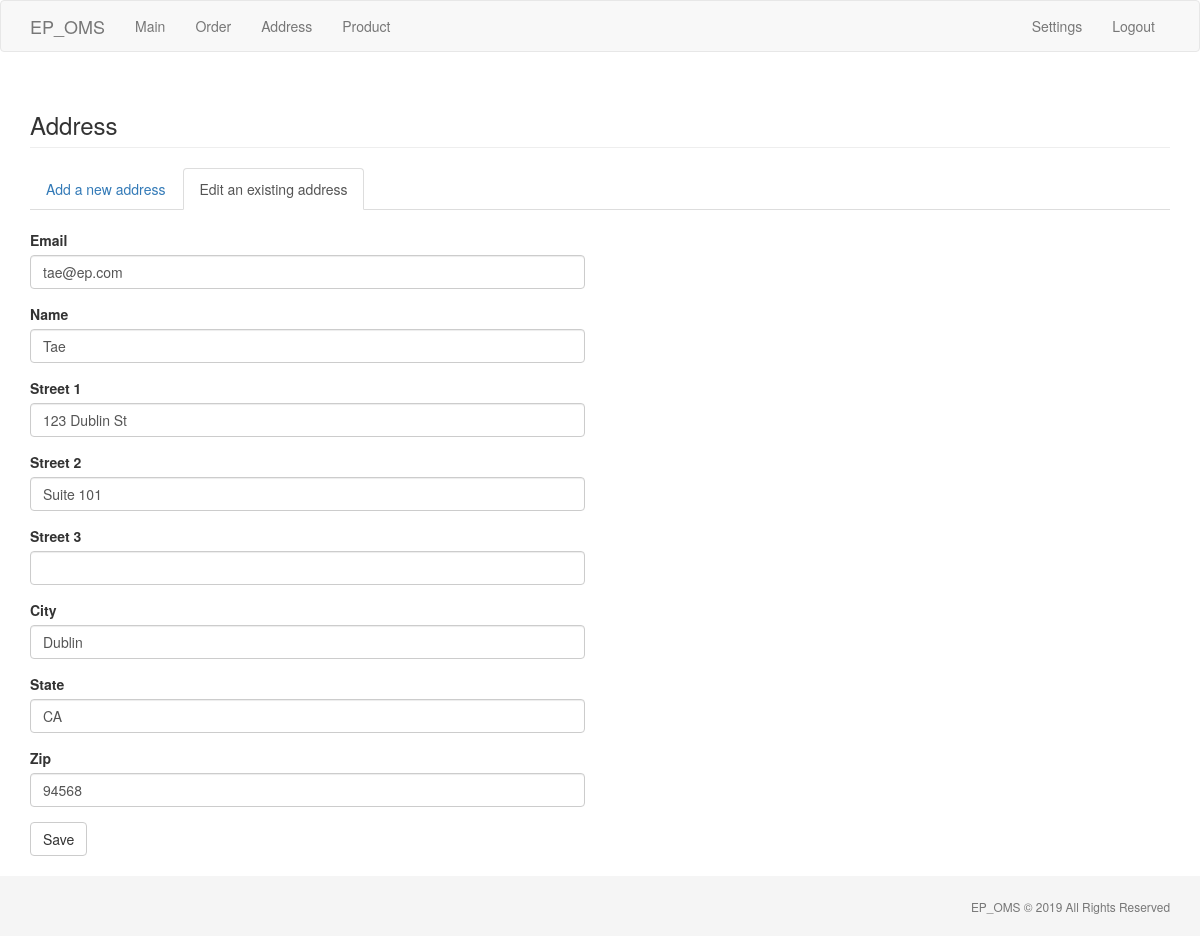
Before: /address/2/edit (signed in) with the older database file.
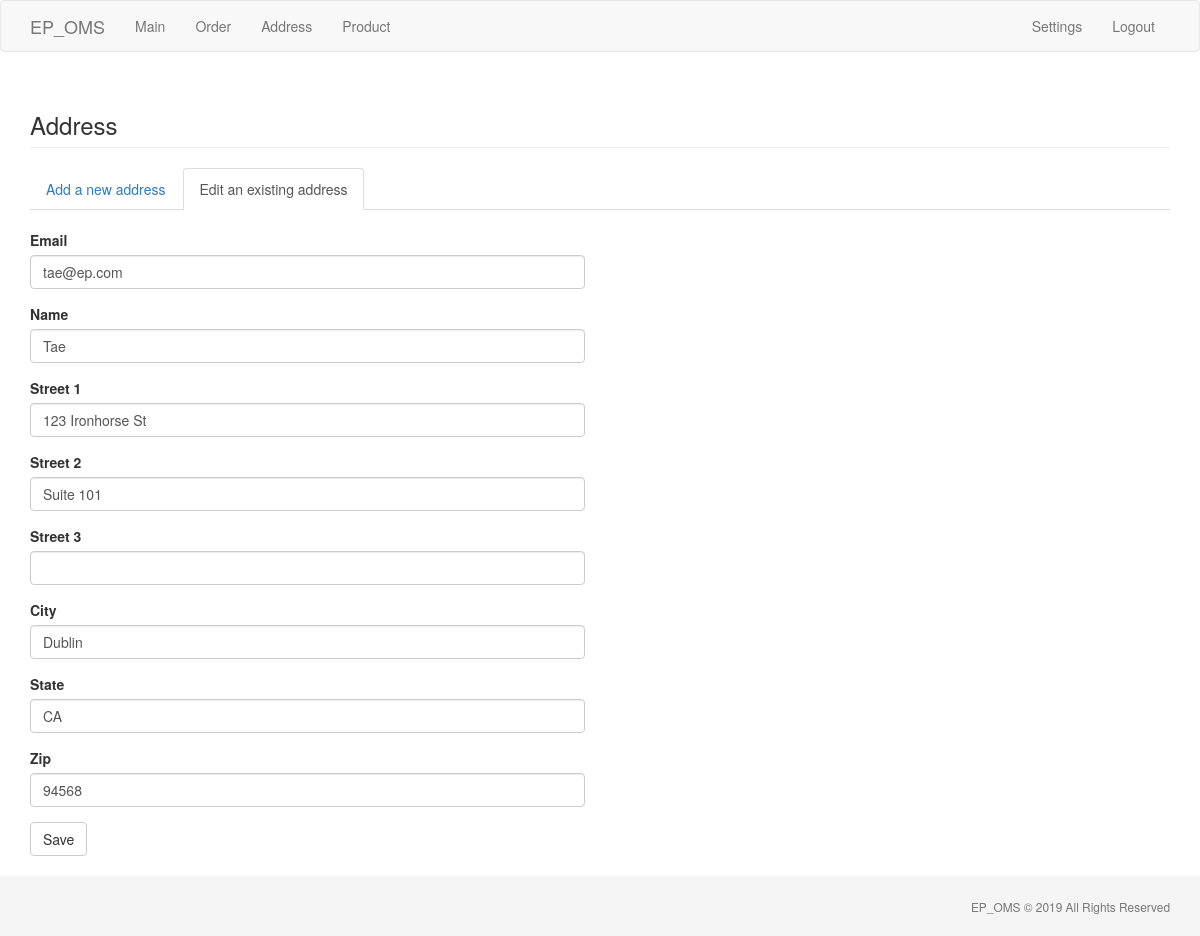
After: the same page with the newer database file.
### ep_oms/models.py (models this page shows, shortened)
class Address(db.Model):
  id = db.Column(db.Integer, primary_key=True)
  created_at = db.Column(db.DateTime, index=True, default=datetime.utcnow)
  updated_at = db.Column(db.DateTime, default=datetime.utcnow)
  company = db.Column(db.String(30))
  name = db.Column(db.String(60))
  email = db.Column(db.String(60))
  street1 = db.Column(db.String(30))
  street2 = db.Column(db.String(30))
  street3 = db.Column(db.String(30))
  city = db.Column(db.String(30))
  state = db.Column(db.String(2))
  zip = db.Column(db.String(10))
  country = db.Column(db.String(2), default='US')
  residential = db.Column(db.Boolean())
  verified = db.Column(db.Boolean())
  ep_address_id = db.Column(db.String(30))

### ep_oms/routes.py (the view)
@application.route('/address/<id>/edit', methods=['GET', 'POST'])
@login_required
def edit_address(id):
  existing_addr = Address.query.filter_by(id=id).first()
  if existing_addr is None:
      flash('The address does not exist.')
      return redirect(url_for('address'))
  form = AddressForm()
  if form.validate_on_submit():
    existing_addr.email = form.email.data
    existing_addr.name = form.name.data
    existing_addr.street1 = form.street1.data
    existing_addr.street2 = form.street2.data
    existing_addr.street3 = form.street3.data
    existing_addr.city = form.city.data
    existing_addr.state = form.state.data
    existing_addr.zip = form.zip.data
    db.session.commit()
    flash("Successfully updated.")
    return redirect(url_for('address'))
  elif request.method == 'GET':
    form.email.data = existing_addr.email
    form.name.data = existing_addr.name
    form.street1.data = existing_addr.street1
    form.street2.data = existing_addr.street2
    form.street3.data = existing_addr.street3
    form.city.data = existing_addr.city
    form.state.data = existing_addr.state
    form.zip.data = existing_addr.zip
  return render_template('edit_address.html', title='Address', form=form)

### ep_oms/forms.py
class AddressForm(FlaskForm):
  email = StringField('Email', validators=[DataRequired(), Email()])
  name = StringField('Name', validators=[DataRequired()])
  street1 = StringField('Street 1', validators=[DataRequired(), Length(min=0, max=30)])
  street2 = StringField('Street 2', validators=[Length(min=0, max=30)])
  street3 = StringField('Street 3', validators=[Length(min=0, max=30)])
  city = StringField('City', validators=[DataRequired(), Length(min=0, max=30)])
  state = StringField('State', validators=[DataRequired(), Length(min=0, max=2)])
  zip = StringField('Zip', validators=[DataRequired(), Length(min=0, max=10)])
  submit = SubmitField('Save')

### ep_oms/models.py (called while the page is built)
@login.user_loader
def load_user(id):
  return Admin.query.get(int(id))

### ep_oms/templates/edit_address.html
{% extends "base.html" %}
{% import 'bootstrap/wtf.html' as wtf %}
{% block app_content %}
<h3 class="page-header">Address</h3>
<ul class="nav nav-tabs" role="tablist">
  <li><a href="{{ url_for('address') }}">Add a new address</a></li>
  <li class="active"><a href="#previewEditAddress" aria-controls="previewEditAddress" role="tab" data-toggle="tab">Edit an existing address</a></li>
</ul>
<div class="row tab-content">
  <br>
  <div role="tabpanel" class="col-md-6 tab-pane active" id="newAddress">
    {{ wtf.quick_form(form) }}
  </div>
</div>
{% endblock %}

Changed rows visible on the page:
changed Address "tae@ep.com": street1 "123 Dublin St" → "123 Ironhorse St"
